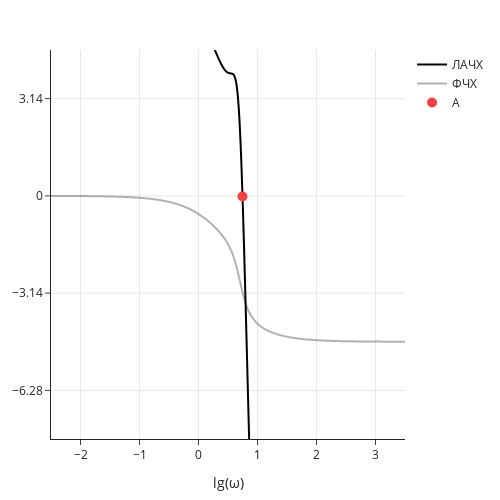

Notebook cell for this chart:
### Code cell
W = np.linspace(-3, 3, 1001)
WS = 20 * np.log10(np.abs(ws(np.power(10,W))))
print(20 * np.log10(np.abs(ws(np.power(10, 0.75)))))
fig = go.Figure()
fig.add_trace(
    go.Scatter(
        x=W, y=WS, name="ЛАЧХ", line_shape='spline',
        # mode='lines+markers',
        line=dict(color='black')
        )
    )

W_lg = np.linspace(-2.5, 4, 1001)
WS = ws(np.power(10,W_lg))
argWS = np.arctan2(WS.imag, WS.real) * 180 / np.pi
argWS[argWS > 0] -= 360

print(np.arctan2(ws(np.power(10,1)).imag, ws(np.power(10,1)).real) * 180 / np.pi)

W_lin = np.linspace(W_lg[0], W_lg[len(W_lg)-1], 1000)

fig.add_trace(
    go.Scatter(
        x=W_lin, y=argWS*np.pi/180, name="ФЧХ", line_shape='spline',
        line=dict(color='rgba(0, 0, 0, 0.3)', width = 2)
        )
    )

fig.update_layout(
    # title='ЛАЧХ',  
    autosize=False,
    width=500, height=500,
    margin=dict(l=50, r=50, b=50, t=50),
    template='simple_white',
    xaxis_title=r'lg(ω)',
    # yaxis_title=r'$d, r \text{ (solar radius)}$'
    )

fig.add_scatter(x=[0.746], y=[20 * np.log10(np.abs(ws(np.power(10,0.746))))], mode="markers",
                marker=dict(size=10, color='#f04343'), name = "A"
                )

fig.update_yaxes(tick0=0, dtick=np.pi)
fig.update_xaxes(tick0=0, dtick=1)
 
fig.update_xaxes(showgrid=True)
fig.update_yaxes(showgrid=True)

fig.update_yaxes(range=[-2.5*np.pi, np.pi*1.5])
fig.update_xaxes(range=[-2.5, 3.5])

fig.add_annotation(
    x=3.5, y=-160,
    text="",
    ax=-150, ay=0,
    xshift=2,
    yshift=0,
    showarrow=True,
    arrowsize=20,
    arrowwidth=0.1,
    arrowhead=1
    )

fig.add_annotation(
    x=-1.5, y=25,
    text="",
    ax=0, ay=150,
    xshift=0,
    yshift=2,
    showarrow=True,
    arrowsize=20,
    arrowwidth=0.1,
    arrowhead=1
    )

fig.show(), plotly.io.write_image(fig, 'ЛАФЧХ k=2.1.pdf', format='pdf')

### Figure 1 — Plotly figure (JSON) as saved in the notebook; plotly's stock layout.template omitted (floating-point values rounded to 4 significant figures; data arrays with more than 128 entries replaced by an {"elided": "..."} marker saying what was removed)
{"data": [{"line": {"color": "black", "shape": "spline"}, "name": "ЛАЧХ", "type": "scatter", "x": {"elided": "1001 float values"}, "y": {"elided": "1001 float values"}}, {"line": {"color": "rgba(0, 0, 0, 0.3)", "shape": "spline", "width": 2}, "name": "ФЧХ", "type": "scatter", "x": {"elided": "1000 float values"}, "y": {"elided": "1001 float values"}}, {"marker": {"color": "#f04343", "size": 10}, "mode": "markers", "name": "A", "type": "scatter", "x": [0.746], "y": [-0.01886]}], "layout": {"annotations": [{"arrowhead": 1, "arrowsize": 20, "arrowwidth": 0.1, "ax": -150, "ay": 0, "showarrow": true, "text": "", "x": 3.5, "xshift": 2, "y": -160, "yshift": 0}, {"arrowhead": 1, "arrowsize": 20, "arrowwidth": 0.1, "ax": 0, "ay": 150, "showarrow": true, "text": "", "x": -1.5, "xshift": 0, "y": 25, "yshift": 2}], "autosize": false, "height": 500, "margin": {"b": 50, "l": 50, "r": 50, "t": 50}, "width": 500, "xaxis": {"dtick": 1, "range": [-2.5, 3.5], "showgrid": true, "tick0": 0, "title": {"text": "lg(ω)"}}, "yaxis": {"dtick": 3.142, "range": [-7.854, 4.712], "showgrid": true, "tick0": 0}}}
